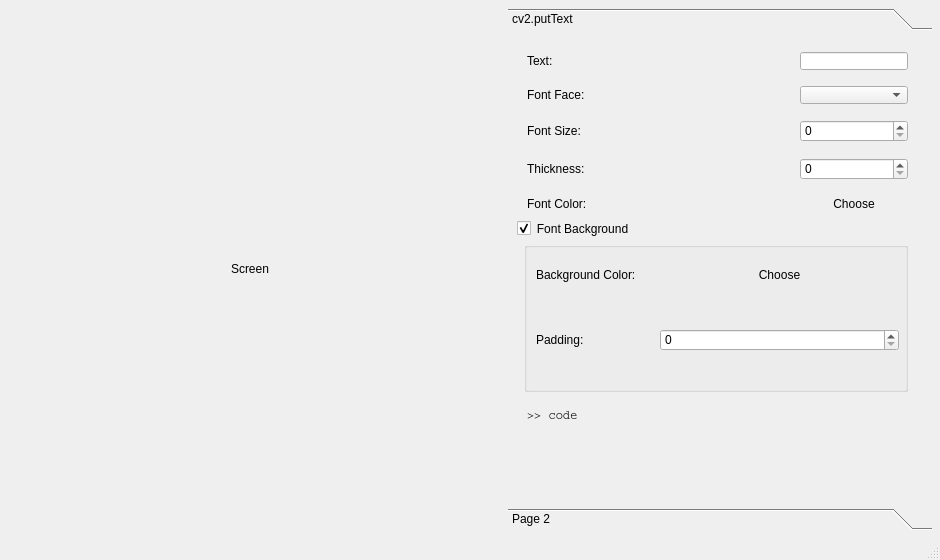
<?xml version="1.0" encoding="UTF-8"?>
<ui version="4.0">
 <class>MainWindow</class>
 <widget class="QMainWindow" name="MainWindow">
  <property name="geometry">
   <rect>
    <x>0</x>
    <y>0</y>
    <width>940</width>
    <height>560</height>
   </rect>
  </property>
  <property name="windowTitle">
   <string>MainWindow</string>
  </property>
  <property name="documentMode">
   <bool>false</bool>
  </property>
  <property name="tabShape">
   <enum>QTabWidget::Rounded</enum>
  </property>
  <widget class="QWidget" name="centralwidget">
   <layout class="QHBoxLayout" name="horizontalLayout" stretch="1,1">
    <property name="spacing">
     <number>0</number>
    </property>
    <property name="leftMargin">
     <number>0</number>
    </property>
    <property name="topMargin">
     <number>0</number>
    </property>
    <property name="rightMargin">
     <number>0</number>
    </property>
    <property name="bottomMargin">
     <number>0</number>
    </property>
    <item>
     <widget class="QLabel" name="image_label">
      <property name="sizePolicy">
       <sizepolicy hsizetype="Fixed" vsizetype="Fixed">
        <horstretch>0</horstretch>
        <verstretch>0</verstretch>
       </sizepolicy>
      </property>
      <property name="minimumSize">
       <size>
        <width>500</width>
        <height>500</height>
       </size>
      </property>
      <property name="maximumSize">
       <size>
        <width>500</width>
        <height>500</height>
       </size>
      </property>
      <property name="text">
       <string>Screen</string>
      </property>
      <property name="alignment">
       <set>Qt::AlignCenter</set>
      </property>
     </widget>
    </item>
    <item>
     <widget class="QToolBox" name="toolBox">
      <property name="minimumSize">
       <size>
        <width>440</width>
        <height>200</height>
       </size>
      </property>
      <property name="styleSheet">
       <string notr="true">margin: 8px;</string>
      </property>
      <property name="currentIndex">
       <number>0</number>
      </property>
      <widget class="QWidget" name="putText">
       <property name="geometry">
        <rect>
         <x>0</x>
         <y>0</y>
         <width>408</width>
         <height>433</height>
        </rect>
       </property>
       <attribute name="label">
        <string>cv2.putText</string>
       </attribute>
       <layout class="QGridLayout" name="gridLayout" columnstretch="1,0">
        <property name="leftMargin">
         <number>0</number>
        </property>
        <property name="topMargin">
         <number>0</number>
        </property>
        <property name="rightMargin">
         <number>8</number>
        </property>
        <property name="bottomMargin">
         <number>0</number>
        </property>
        <property name="spacing">
         <number>0</number>
        </property>
        <item row="5" column="0" colspan="2">
         <widget class="QGroupBox" name="bg_toggle_button">
          <property name="sizePolicy">
           <sizepolicy hsizetype="Preferred" vsizetype="Expanding">
            <horstretch>0</horstretch>
            <verstretch>0</verstretch>
           </sizepolicy>
          </property>
          <property name="minimumSize">
           <size>
            <width>0</width>
            <height>180</height>
           </size>
          </property>
          <property name="title">
           <string>Font Background</string>
          </property>
          <property name="checkable">
           <bool>true</bool>
          </property>
          <layout class="QGridLayout" name="gridLayout_2" columnstretch="1,2,0" columnminimumwidth="1,1,0">
           <property name="leftMargin">
            <number>0</number>
           </property>
           <property name="topMargin">
            <number>0</number>
           </property>
           <property name="rightMargin">
            <number>0</number>
           </property>
           <property name="bottomMargin">
            <number>0</number>
           </property>
           <property name="spacing">
            <number>0</number>
           </property>
           <item row="0" column="0">
            <widget class="QLabel" name="label_6">
             <property name="text">
              <string>Background Color:</string>
             </property>
            </widget>
           </item>
           <item row="0" column="1" colspan="2">
            <widget class="QPushButton" name="bg_color_button">
             <property name="text">
              <string>Choose</string>
             </property>
             <property name="flat">
              <bool>true</bool>
             </property>
            </widget>
           </item>
           <item row="1" column="0">
            <widget class="QLabel" name="label_7">
             <property name="text">
              <string>Padding:</string>
             </property>
            </widget>
           </item>
           <item row="1" column="1" colspan="2">
            <widget class="QSpinBox" name="bg_padding_spinbox"/>
           </item>
           <item row="2" column="0" colspan="2">
            <spacer name="verticalSpacer_2">
             <property name="orientation">
              <enum>Qt::Vertical</enum>
             </property>
             <property name="sizeType">
              <enum>QSizePolicy::Minimum</enum>
             </property>
             <property name="sizeHint" stdset="0">
              <size>
               <width>0</width>
               <height>0</height>
              </size>
             </property>
            </spacer>
           </item>
          </layout>
         </widget>
        </item>
        <item row="1" column="1">
         <widget class="QComboBox" name="font_face_combobox"/>
        </item>
        <item row="1" column="0">
         <widget class="QLabel" name="label_2">
          <property name="text">
           <string>Font Face:</string>
          </property>
         </widget>
        </item>
        <item row="0" column="1">
         <widget class="QLineEdit" name="text_edit"/>
        </item>
        <item row="0" column="0">
         <widget class="QLabel" name="label">
          <property name="text">
           <string>Text:</string>
          </property>
         </widget>
        </item>
        <item row="3" column="1">
         <widget class="QSpinBox" name="thickness_spinbox"/>
        </item>
        <item row="2" column="1">
         <widget class="QSpinBox" name="font_size_spinbox"/>
        </item>
        <item row="4" column="0">
         <widget class="QLabel" name="label_4">
          <property name="text">
           <string>Font Color:</string>
          </property>
         </widget>
        </item>
        <item row="4" column="1">
         <widget class="QPushButton" name="font_color_button">
          <property name="text">
           <string>Choose</string>
          </property>
          <property name="flat">
           <bool>true</bool>
          </property>
         </widget>
        </item>
        <item row="3" column="0">
         <widget class="QLabel" name="label_8">
          <property name="text">
           <string>Thickness:</string>
          </property>
         </widget>
        </item>
        <item row="2" column="0">
         <widget class="QLabel" name="label_3">
          <property name="text">
           <string>Font Size:</string>
          </property>
         </widget>
        </item>
        <item row="7" column="0" colspan="2">
         <spacer name="verticalSpacer">
          <property name="orientation">
           <enum>Qt::Vertical</enum>
          </property>
          <property name="sizeHint" stdset="0">
           <size>
            <width>0</width>
            <height>0</height>
           </size>
          </property>
         </spacer>
        </item>
        <item row="6" column="0" colspan="2">
         <widget class="QLabel" name="label_5">
          <property name="font">
           <font>
            <family>Courier</family>
           </font>
          </property>
          <property name="text">
           <string>&gt;&gt; code</string>
          </property>
          <property name="textFormat">
           <enum>Qt::PlainText</enum>
          </property>
          <property name="scaledContents">
           <bool>false</bool>
          </property>
          <property name="wordWrap">
           <bool>true</bool>
          </property>
         </widget>
        </item>
       </layout>
      </widget>
      <widget class="QWidget" name="page_2">
       <property name="geometry">
        <rect>
         <x>0</x>
         <y>0</y>
         <width>408</width>
         <height>433</height>
        </rect>
       </property>
       <attribute name="label">
        <string>Page 2</string>
       </attribute>
      </widget>
     </widget>
    </item>
   </layout>
  </widget>
  <widget class="QMenuBar" name="menubar">
   <property name="geometry">
    <rect>
     <x>0</x>
     <y>0</y>
     <width>940</width>
     <height>21</height>
    </rect>
   </property>
  </widget>
  <widget class="QStatusBar" name="statusbar"/>
 </widget>
 <resources/>
 <connections/>
</ui>
